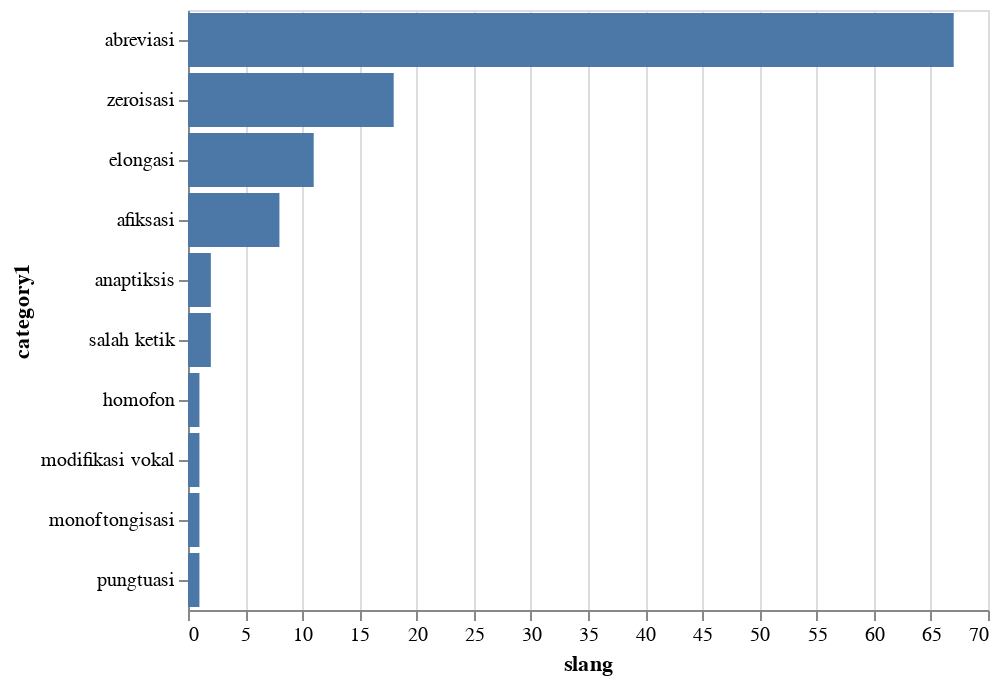

Here is the notebook cell this chart was saved with:
### Code cell
agg = df_wt_correct_prediction.groupby(
    'category1'
).agg('count')['slang']
agg = agg.reset_index()
alt.Chart(agg).mark_bar().encode(
    x='slang',
    y=alt.Y(
        'category1',
        sort=alt.EncodingSortField(
            field='slang',
            op='sum',
            order='descending'
        )
    )
)

### Figure 1 — Vega-Lite specification as saved in the notebook (floating-point values rounded to 4 significant figures)
{"$schema": "https://vega.github.io/schema/vega-lite/v2.6.0.json", "config": {"view": {"height": 300, "width": 400}}, "data": {"name": "data-4c41d9369b8ba5f4c475620055384f99"}, "datasets": {"data-4c41d9369b8ba5f4c475620055384f99": [{"category1": "abreviasi", "slang": 67}, {"category1": "afiksasi", "slang": 8}, {"category1": "anaptiksis", "slang": 2}, {"category1": "elongasi", "slang": 11}, {"category1": "homofon", "slang": 1}, {"category1": "modifikasi vokal", "slang": 1}, {"category1": "monoftongisasi", "slang": 1}, {"category1": "pungtuasi", "slang": 1}, {"category1": "salah ketik", "slang": 2}, {"category1": "zeroisasi", "slang": 18}]}, "encoding": {"x": {"field": "slang", "type": "quantitative"}, "y": {"field": "category1", "sort": {"field": "slang", "op": "sum", "order": "descending"}, "type": "nominal"}}, "mark": "bar"}
